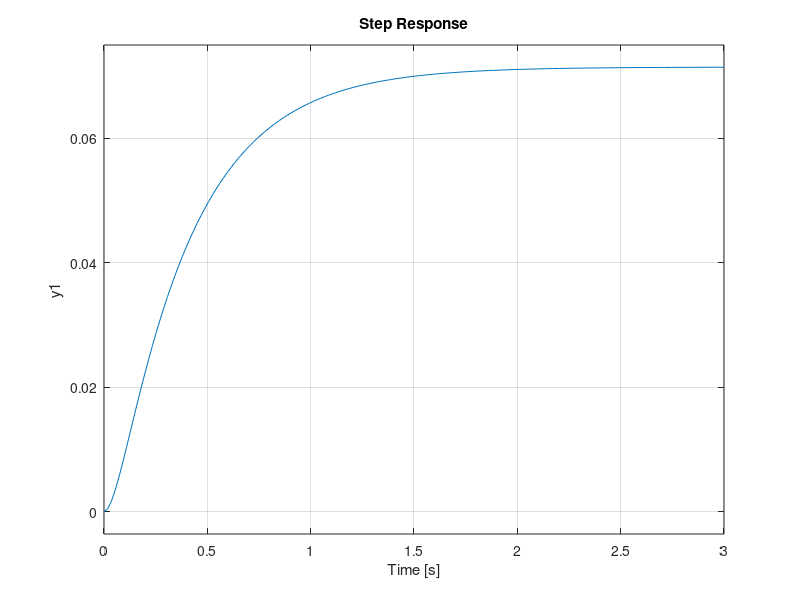

This chart was generated by the following MATLAB code:
% A = [0 1; -5/2 -8];
% B = [0,0]';
% X = [0.3; -0.1];
% C = [1 1.5];
% D = 0
% 
% sys = ss(A, B, C, D)
% 
% initial(sys, X)
num = 2
denum = [0.6 12 28]

sys = tf(num, denum);

step(sys)